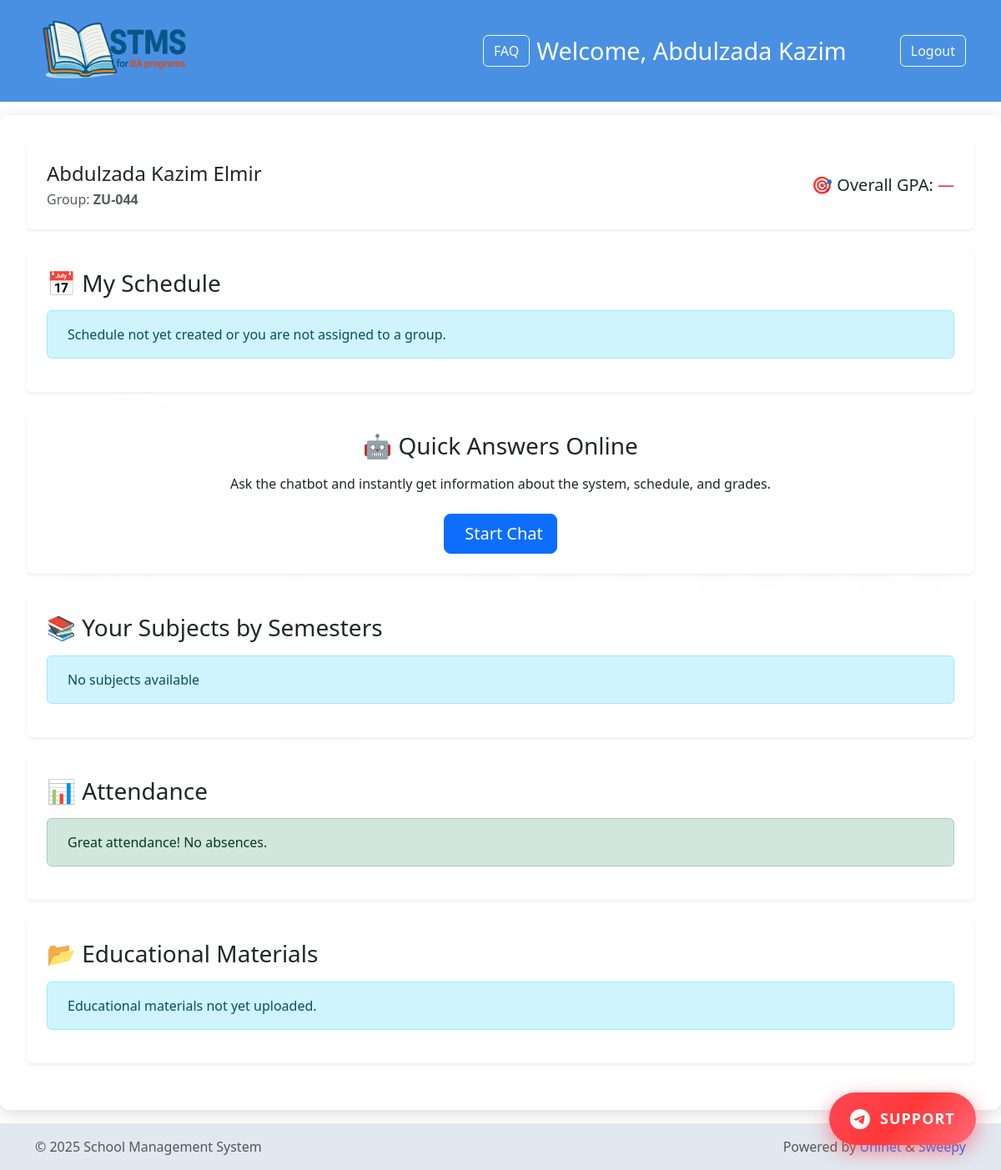
Page /student/ (signed in) on the committed database.
### school/models.py (models this page shows, shortened)
class CustomUser(AbstractUser):
    TEACHER = 'teacher'
    STUDENT = 'student'
    TUTOR = 'tutor'
    SCHEDULER = 'scheduler'
    ROLE_CHOICES = (
        (TEACHER, 'Teacher'),
        (STUDENT, 'Student'),
        (TUTOR, 'Tutor'),
        (SCHEDULER, 'Scheduler'),
    )
    role = models.CharField(max_length=10, choices=ROLE_CHOICES, verbose_name='Role')
    first_name = models.CharField(max_length=50, verbose_name='First Name')
    last_name = models.CharField(max_length=50, verbose_name='Last Name')
    middle_name = models.CharField(max_length=50, blank=True, null=True, verbose_name='Middle Name')
    email = models.EmailField()
    failed_login_attempts = models.PositiveIntegerField(default=0)
    lockout_until = models.DateTimeField(null=True, blank=True)

class StudentProfile(models.Model):
    user = models.OneToOneField(
        CustomUser,
        on_delete=models.CASCADE,
        limit_choices_to={'role': 'student'},
        related_name='student_profile'
    )
    class Meta:
        verbose_name = 'Student Profile'
        verbose_name_plural = 'Student Profiles'
    def get_group(self):
        first_group = self.groups.first()
        return first_group.name if first_group else '-'

class Group(models.Model):
    name = models.CharField(max_length=50, unique=True)
    specialty = models.ForeignKey(
        Specialty,
        on_delete=models.SET_NULL,
        null=True,
        blank=True,
        related_name='groups',
        verbose_name='Specialty',
    )
    students = models.ManyToManyField(
        StudentProfile,
        blank=True,
        related_name='groups'
    )

### school/views.py (the view, shortened to what this page needs)
# urls.py: path('student/', views.student_dashboard, name='student_dashboard'),
@login_required
def student_dashboard(request):
    try:
        student_profile = request.user.student_profile
    except StudentProfile.DoesNotExist:
        messages.error(request, 'Профиль студента не найден.')
        return redirect('logout')
    student_groups = student_profile.groups.all()
    group_assignments = TeacherAssignment.objects.filter(
        group__in=student_groups
    ).select_related('teacher', 'group', 'subject', 'semester')
    grades_map = {
        g.teacher_assignment_id: g
        for g in Grade.objects.filter(
            student=student_profile,
            teacher_assignment__in=group_assignments,
        )
    }
    subjects_by_semester = {}
    semester_gpa = {}
    total_weighted_score = 0
    total_credits = 0
    all_grades = []
    for grade_info in all_grades:
        if grade_info['credits'] > 0:
            total_weighted_score += grade_info['total'] * grade_info['credits']
            total_credits += grade_info['credits']
    gpa = round(total_weighted_score / total_credits, 2) if total_credits > 0 else None
    attendance_qs = Attendance.objects.filter(student=student_profile).select_related('teacher_assignment__subject')
    attendance_data = {}
    for att in attendance_qs:
        subject_name = att.teacher_assignment.subject.name
        attendance_data[subject_name] = attendance_data.get(subject_name, 0) + att.missed_lessons
    presentations = Material.objects.all().select_related('teacher_assignment__subject').order_by('-uploaded_at')
    schedule_data = {}
    if student_groups.exists():
        schedule_entries = ScheduleEntry.objects.filter(
            group__in=student_groups
        ).select_related('teacher', 'subject', 'room').order_by('week_type', 'weekday', 'time_slot')
        for week_type in schedule_data:
            for weekday in schedule_data[week_type]:
                schedule_data[week_type][weekday].sort(key=lambda x: x['time_slot'])
    weekday_names = {
        0: 'Понедельник',
        1: 'Вторник',
        2: 'Среда',
        3: 'Четверг',
        4: 'Пятница'
    }
    week_names = {
        'top': 'Верхняя неделя',
        'bottom': 'Нижняя неделя'
    }
    return render(request, 'school/student_dashboard.html', {
        'student': student_profile,
        'subjects_by_semester': subjects_by_semester,
        'semester_gpa': semester_gpa,
        'attendance_data': attendance_data,
        'gpa': gpa,
        'presentations': presentations,
        'schedule_data': schedule_data,
        'weekday_names': weekday_names,
        'week_names': week_names,
    })

### school/services/semester.py (called while the page is built)
def get_current_semester():
    semester = cache.get(_CACHE_KEY)
    if semester is None:
        from school.models import Semester
        semester = Semester.objects.order_by('-end_date').first()
        if semester:
            cache.set(_CACHE_KEY, semester, timeout=_CACHE_TTL)
    return semester

### school/templates/school/student_dashboard.html (shortened to what this page needs)
{% extends 'school/base.html' %}
{% load custom_filters %}
{% block content %}
<div class="d-flex justify-content-between align-items-center mb-4 p-4 bg-white rounded shadow-sm flex-wrap">
  <div>
    <h4 class="mb-1">{{ request.user.last_name }} {{ request.user.first_name }} {% if request.user.middle_name %}{{ request.user.middle_name }}{% endif %}</h4>
    {% if student.get_group %}
      <p class="mb-0 text-muted">Group: <strong>{{ student.get_group }}</strong></p>
    {% endif %}
  </div>
  <div>
    <h5 class="mb-0">🎯 Overall GPA:
      {% if gpa %}
        <span class="text-success">{{ gpa|floatformat:2 }}</span>
      {% else %}
        <span class="text-danger">—</span>
      {% endif %}
    </h5>
  </div>
</div>
<div class="mb-4 p-4 bg-white rounded shadow-sm">
  <h3 class="mb-3">📅 My Schedule</h3>
  {% if schedule_data %}
    {% for week_label, week_data in schedule_data.items %}
    <div class="mb-4">
      <h5 class="{% if week_label == 'top' %}text-primary{% else %}text-success{% endif %}">
        {% if week_label == 'top' %}Top Week{% else %}Bottom Week{% endif %}
      </h5>
      <div class="table-responsive">
        <table class="table table-bordered table-striped table-sm">
          <thead class="table-{% if week_label == 'top' %}primary{% else %}success{% endif %}">
            <tr>
              <th style="width: 15%;">Day</th>
              <th style="width: 15%;">Time</th>
              <th style="width: 25%;">Subject</th>
              <th style="width: 25%;">Teacher</th>
              <th style="width: 10%;">Room</th>
              <th style="width: 10%;">Group</th>
            </tr>
          </thead>
          <tbody>
            {% for day_num, day_name in weekday_names.items %}
              {% if day_num in week_data %}
                {% for lesson in week_data|lookup:day_num %}
                  <tr>
                    {% if forloop.first %}
                      <td rowspan="{{ week_data|lookup:day_num|length }}" class="fw-bold text-center align-middle bg-light">
                        {{ day_name }}
                      </td>
                    {% endif %}
                    <td class="text-center">{{ lesson.time }}</td>
                    <td class="fw-bold">{{ lesson.subject }}</td>
                    <td>{{ lesson.teacher }}</td>
                    <td class="text-center">{{ lesson.room }}</td>
                    <td class="text-center">{{ lesson.group }}</td>
                  </tr>
                {% endfor %}
              {% else %}
                <tr>
                  <td class="fw-bold text-center align-middle bg-light">{{ day_name }}</td>
                  <td colspan="5" class="text-center text-muted">No classes</td>
                </tr>
              {% endif %}
            {% endfor %}
          </tbody>
        </table>
      </div>
    </div>
    {% endfor %}
  {% else %}
    <div class="alert alert-info">
      Schedule not yet created or you are not assigned to a group.
    </div>
  {% endif %}
</div>
<div class="mb-4 p-4 bg-white rounded shadow-sm text-center">
  <h3 class="mb-3">🤖 Quick Answers Online</h3>
  <p class="mb-4">Ask the chatbot and instantly get information about the system, schedule, and grades.</p>
  <a href="http://167.172.156.19:4000/" target="_blank" class="btn btn-primary btn-lg">
     Start Chat
  </a>
</div>
<div class="mb-4 p-4 bg-white rounded shadow-sm">
  <h3 class="mb-3">📚 Your Subjects by Semesters</h3>
  {% if subjects_by_semester %}
    <div class="accordion" id="subjectsAccordion">
      {% for semester, subjects in subjects_by_semester.items %}
      <div class="accordion-item">
        <h2 class="accordion-header" id="heading{{ semester.number }}">
          <button class="accordion-button collapsed"
                  type="button"
                  data-bs-toggle="collapse"
                  data-bs-target="#collapse{{ semester.number }}"
                  aria-expanded="false"
                  aria-controls="collapse{{ semester.number }}">
            <span class="fw-bold me-2">📌 Semester {{ semester.number }}</span>
            <span class="badge bg-primary rounded-pill ms-2">{{ subjects|length }} subjects</span>
            {% if semester_gpa|get_item:semester.number %}
              <span class="badge bg-success rounded-pill ms-2">
                GPA: {{ semester_gpa|get_item:semester.number|floatformat:2 }}
              </span>
            {% endif %}
          </button>
        </h2>
        <div id="collapse{{ semester.number }}" class="accordion-collapse collapse" aria-labelledby="heading{{ semester.number }}" data-bs-parent="#subjectsAccordion">
          <div class="accordion-body">
            <div class="row">
              {% for subject in subjects %}
              <div class="col-md-6 col-lg-4 mb-3">
                <div class="card h-100">
                  <div class="card-body">
                    <h5 class="card-title">{{ subject.name }}</h5>
                    <p class="card-text">
                      <small class="text-muted">Teacher:</small><br>
                      {{ subject.teacher }}<br>
                      <small class="text-muted">Group:</small> {{ subject.group }}
                    </p>
                    {% if subject.grades %}
                      <div class="mb-3">
                        <span class="badge bg-success fs-6">
                          Grade: {{ subject.grades.0.total|floatformat:2 }}
                        </span>
                      </div>
                    {% else %}
                      <div class="mb-3">
                        <span class="badge bg-secondary">No grades</span>
                      </div>
                    {% endif %}
                    <a href="{% url 'student_subject_detail' subject.assignment_id %}" class="btn btn-outline-primary btn-sm">
                      Details
                    </a>
                  </div>
                </div>
              </div>
              {% endfor %}
            </div>
          </div>
        </div>
      </div>
      {% endfor %}
    </div>
  {% else %}
    <div class="alert alert-info">
      No subjects available
    </div>
  {% endif %}
</div>
<div class="mb-4 p-4 bg-white rounded shadow-sm">
  <h3 class="mb-3">📊 Attendance</h3>
  {% if attendance_data %}
    <div class="row">
      {% for subject_name, missed in attendance_data.items %}
        <div class="col-md-4 col-sm-6 mb-3">
          <div class="card text-center">
            <div class="card-body">
              <h6 class="card-title">{{ subject_name }}</h6>
              <h4 class="text-danger">{{ missed }}</h4>
              <small class="text-muted">lessons missed</small>
            </div>
          </div>
        </div>
      {% endfor %}
    </div>
  {% else %}
    <div class="alert alert-success">
      Great attendance! No absences.
    </div>
  {% endif %}
</div>
<div class="mb-4 p-4 bg-white rounded shadow-sm">
  <h3 class="mb-3">📂 Educational Materials</h3>
  {% if presentations %}
    <div class="list-group">
      {% for pres in presentations|slice:":10" %}
        <div class="list-group-item d-flex justify-content-between align-items-center">
          <div>
            <h6 class="mb-1">{{ pres.title }}</h6>
            <small class="text-muted">
              {{ pres.teacher_assignment.subject.name }} •
              {{ pres.uploaded_at|date:"d.m.Y H:i" }}
            </small>
          </div>
          <a href="{{ pres.file.url }}" target="_blank" class="btn btn-outline-primary btn-sm">
            <i class="fas fa-download me-1"></i>Download
          </a>
        </div>
      {% endfor %}
    </div>
    {% if presentations.count > 10 %}
      <div class="text-center mt-3">
        <small class="text-muted">Showing 10 of {{ presentations.count }} materials</small>
      </div>
    {% endif %}
  {% else %}
    <div class="alert alert-info">
      Educational materials not yet uploaded.
    </div>
  {% endif %}
</div>
{% endblock %}

### school/templates/school/base.html (shortened to what this page needs)
{% load static %}
<!DOCTYPE html>
<html lang="ru">
<head>
    <link href="https://cdn.jsdelivr.net/npm/bootstrap@5.3.0/dist/css/bootstrap.min.css" rel="stylesheet" />
</head>
<body>
<header>
    <div class="container d-flex justify-content-between align-items-center flex-nowrap">
        <a class="navbar-brand d-flex align-items-center text-white text-decoration-none flex-shrink-0" href="/">
            <img src="{% static 'images/logo.png' %}" alt="Logo" class="me-2">
        </a>
        <nav class="d-flex align-items-center flex-shrink-0">
            <a href="{% url 'faq' %}" class="text-nowrap btn btn-outline-light me-2">FAQ</a>
            {% if user.is_authenticated %}
                <span class="welcome-text text-white me-3 d-none d-md-inline">
                    Welcome, {{ user.last_name }} {{ user.first_name }}
                </span>
                <a href="{% url 'logout' %}" class="text-nowrap btn btn-outline-light">Logout</a>
            {% else %}
                <a href="{% url 'login' %}" class="text-nowrap btn btn-outline-light">Login</a>
            {% endif %}
        </nav>
    </div>
</header>
<a href="https://t.me/baprogramssupportstms" target="_blank" class="support-button" rel="noopener noreferrer">
    SUPPORT
</a>
<main class="container-fluid">
    {% block content %}{% endblock %}
</main>
<footer>
    <div class="container">
        <div class="row align-items-center">
            <div class="col-md-6 text-center text-md-start">
                &copy; 2025 School Management System
            </div>
            <div class="col-md-6 text-center text-md-end">
                <span class="d-none d-sm-inline">Powered by </span>
                <a href="https://www.asoiu-uninet.com/" target="_blank" class="text-decoration-none">Uninet</a>
                &amp;
                <a href="https://keneret.pythonanywhere.com/" target="_blank" class="text-decoration-none">Sweepy</a>
            </div>
        </div>
    </div>
</footer>
</body>
</html>

### rows in the picture
CustomUser: last_name "Abdulzada", first_name "Kazim", user.last_name "Abdulzada", user.first_name "Kazim", user.middle_name "Elmir"
StudentProfile: get_group "ZU-044"
